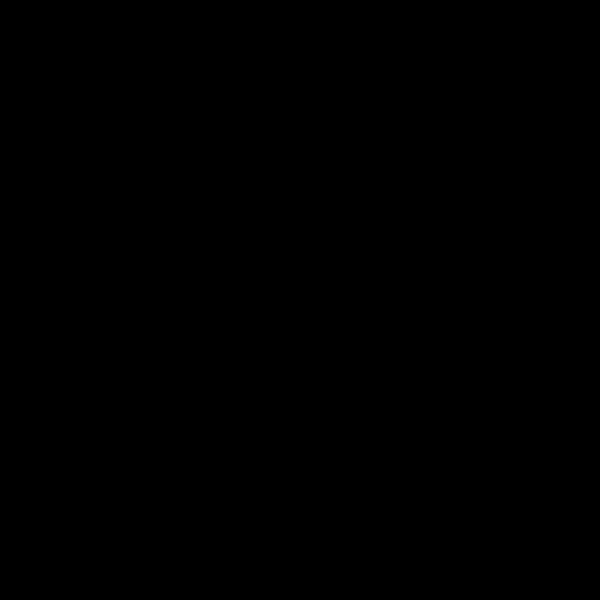
Frame 1 (no input)
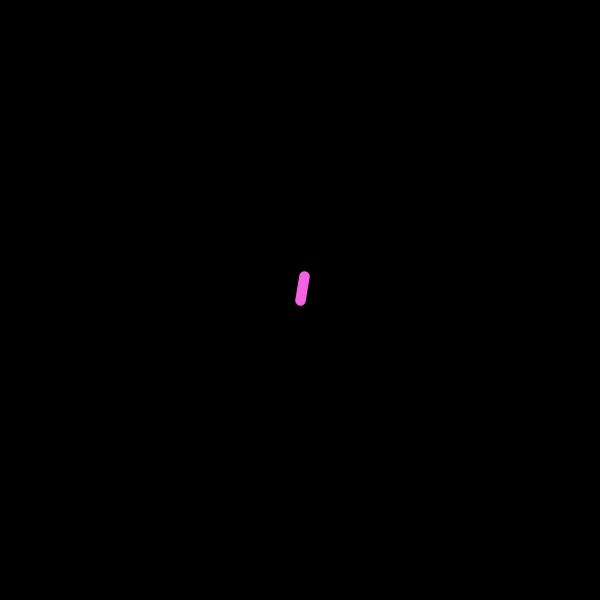
Frame 60 (the mouse pressed at the canvas centre just before this capture)
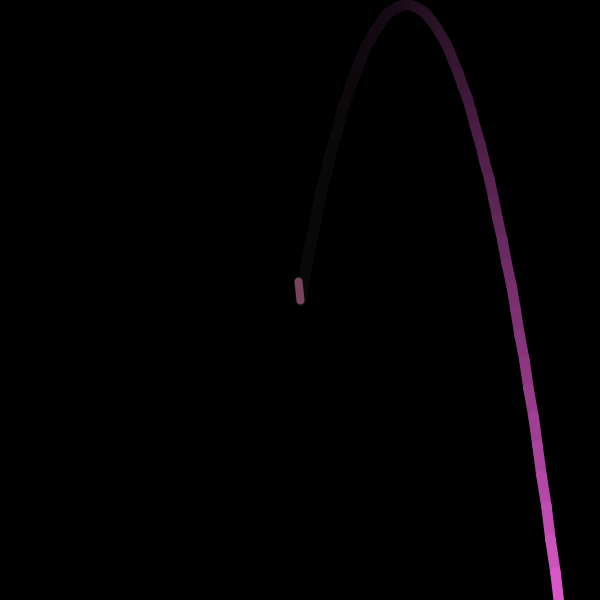
Frame 120 (the mouse held since frame 60 and released just before this capture)

The Processing sketch that drew these frames (run headless with seeded random() and noise(); from frame 60 on, the mouse is pressed at the canvas centre):

// Processing sketch: Fireworks
// ── Fireworks.pde
class Particle {
  float x;
  float y;
  float vX;
  float vY;
  float drag;
  float gravity;
  
  Particle() {}
  
  Particle(float x, float y, float vX, float vY, float drag, float gravity) {
      this.x = x;
      this.y = y;
      this.vX = vX;
      this.vY = vY;
      this.drag = drag;
      this.gravity = gravity;
    }
    
    void step() {
       vX *= 1 - drag;
       vY *= 1 - drag;
       vY += gravity;
       x += vX;
       y += vY;
     }
}

class Firework extends Particle {
  color c;
  float size;
  float pX;
  float pY;
  
  Firework(float x, float y, float vX, float vY, float drag, float gravity, color c, float size) {
    this.x = x;
    this.y = y;
    this.vX = vX;
    this.vY = vY;
    pX = vX;
    pY = vY;
    this.drag = drag;
    this.gravity = gravity;
    this.c = c;
    this.size = size;
  }
  
  void step() {
    pX = x;
    pY = y;
    vX *= 1 - drag;
    vY *= 1 - drag;
    vY += gravity;
    x += vX;
    y += vY;
    
    stroke(c);
    strokeWeight(size);
    line(pX, pY, x, y);
  }
}

ArrayList<Firework> fireworkList;
int timer;

void setup() {
  size(600, 600);
  
  fireworkList = new ArrayList<Firework>();
  timer = 0;
  
  background(0);
}



void draw() {
  timer++;
  noStroke();
  fill(0, 0, 0, 15);
  rect(0, 0, 600, 600);
  
  if(timer == 60)
    {
      timer = 0;
      fireworkList.add(new Firework(300, 300, random(-15, 15), random(-30, -10), 0, 1, color(random(50, 255), random(50, 255), random(50, 255)), random(8, 16)));
    }


  for(int i = 0; i < fireworkList.size(); i++) {
    Firework current = fireworkList.get(i);
    current.step();
    
    if(current.y > 600) {
      fireworkList.remove(i);     
    }
  }
}
